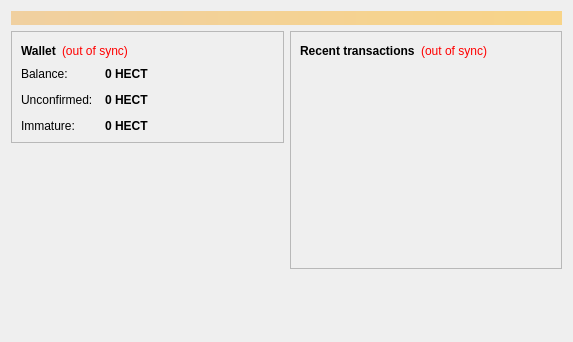
<?xml version="1.0" encoding="UTF-8"?>
<ui version="4.0">
 <class>OverviewPage</class>
 <widget class="QWidget" name="OverviewPage">
  <property name="geometry">
   <rect>
    <x>0</x>
    <y>0</y>
    <width>573</width>
    <height>342</height>
   </rect>
  </property>
  <property name="windowTitle">
   <string>Form</string>
  </property>
  <layout class="QVBoxLayout" name="topLayout">
   <item>
    <widget class="QLabel" name="labelAlerts">
     <property name="visible">
      <bool>false</bool>
     </property>
     <property name="styleSheet">
      <string notr="true">background-color: qlineargradient(x1: 0, y1: 0, x2: 1, y2: 0, stop:0 #F0D0A0, stop:1 #F8D488); color:#000000;</string>
     </property>
     <property name="wordWrap">
      <bool>true</bool>
     </property>
     <property name="margin">
      <number>3</number>
     </property>
    </widget>
   </item>
   <item>
    <layout class="QHBoxLayout" name="horizontalLayout" stretch="1,1">
     <item>
      <layout class="QVBoxLayout" name="verticalLayout_2">
       <item>
        <widget class="QFrame" name="frame">
         <property name="frameShape">
          <enum>QFrame::StyledPanel</enum>
         </property>
         <property name="frameShadow">
          <enum>QFrame::Raised</enum>
         </property>
         <layout class="QVBoxLayout" name="verticalLayout_4">
          <item>
           <layout class="QHBoxLayout" name="horizontalLayout_4">
            <item>
             <widget class="QLabel" name="label_5">
              <property name="font">
               <font>
                <weight>75</weight>
                <bold>true</bold>
               </font>
              </property>
              <property name="text">
               <string>Wallet</string>
              </property>
             </widget>
            </item>
            <item>
             <widget class="QLabel" name="labelWalletStatus">
              <property name="toolTip">
               <string>The displayed information may be out of date. Your wallet automatically synchronizes with the Hectorcoin network after a connection is established, but this process has not completed yet.</string>
              </property>
              <property name="styleSheet">
               <string notr="true">QLabel { color: red; }</string>
              </property>
              <property name="text">
               <string notr="true">(out of sync)</string>
              </property>
              <property name="alignment">
               <set>Qt::AlignLeading|Qt::AlignLeft|Qt::AlignVCenter</set>
              </property>
             </widget>
            </item>
            <item>
             <spacer name="horizontalSpacer_2">
              <property name="orientation">
               <enum>Qt::Horizontal</enum>
              </property>
              <property name="sizeHint" stdset="0">
               <size>
                <width>40</width>
                <height>20</height>
               </size>
              </property>
             </spacer>
            </item>
           </layout>
          </item>
          <item>
           <layout class="QFormLayout" name="formLayout_2">
            <property name="fieldGrowthPolicy">
             <enum>QFormLayout::AllNonFixedFieldsGrow</enum>
            </property>
            <property name="horizontalSpacing">
             <number>12</number>
            </property>
            <property name="verticalSpacing">
             <number>12</number>
            </property>
            <item row="0" column="0">
             <widget class="QLabel" name="label">
              <property name="text">
               <string>Balance:</string>
              </property>
             </widget>
            </item>
            <item row="0" column="1">
             <widget class="QLabel" name="labelBalance">
              <property name="font">
               <font>
                <weight>75</weight>
                <bold>true</bold>
               </font>
              </property>
              <property name="cursor">
               <cursorShape>IBeamCursor</cursorShape>
              </property>
              <property name="toolTip">
               <string>Your current balance</string>
              </property>
              <property name="text">
               <string notr="true">0 HECT</string>
              </property>
              <property name="textInteractionFlags">
               <set>Qt::LinksAccessibleByMouse|Qt::TextSelectableByKeyboard|Qt::TextSelectableByMouse</set>
              </property>
             </widget>
            </item>
            <item row="1" column="0">
             <widget class="QLabel" name="label_3">
              <property name="text">
               <string>Unconfirmed:</string>
              </property>
             </widget>
            </item>
            <item row="1" column="1">
             <widget class="QLabel" name="labelUnconfirmed">
              <property name="font">
               <font>
                <weight>75</weight>
                <bold>true</bold>
               </font>
              </property>
              <property name="cursor">
               <cursorShape>IBeamCursor</cursorShape>
              </property>
              <property name="toolTip">
               <string>Total of transactions that have yet to be confirmed, and do not yet count toward the current balance</string>
              </property>
              <property name="text">
               <string notr="true">0 HECT</string>
              </property>
              <property name="textInteractionFlags">
               <set>Qt::LinksAccessibleByMouse|Qt::TextSelectableByKeyboard|Qt::TextSelectableByMouse</set>
              </property>
             </widget>
            </item>
            <item row="2" column="0">
             <widget class="QLabel" name="labelImmatureText">
              <property name="text">
               <string>Immature:</string>
              </property>
             </widget>
            </item>
            <item row="2" column="1">
             <widget class="QLabel" name="labelImmature">
              <property name="font">
               <font>
                <weight>75</weight>
                <bold>true</bold>
               </font>
              </property>
              <property name="toolTip">
               <string>Mined balance that has not yet matured</string>
              </property>
              <property name="text">
               <string notr="true">0 HECT</string>
              </property>
              <property name="textInteractionFlags">
               <set>Qt::LinksAccessibleByMouse|Qt::TextSelectableByKeyboard|Qt::TextSelectableByMouse</set>
              </property>
             </widget>
            </item>
           </layout>
          </item>
         </layout>
        </widget>
       </item>
       <item>
        <spacer name="verticalSpacer">
         <property name="orientation">
          <enum>Qt::Vertical</enum>
         </property>
         <property name="sizeHint" stdset="0">
          <size>
           <width>20</width>
           <height>40</height>
          </size>
         </property>
        </spacer>
       </item>
      </layout>
     </item>
     <item>
      <layout class="QVBoxLayout" name="verticalLayout_3">
       <item>
        <widget class="QFrame" name="frame_2">
         <property name="frameShape">
          <enum>QFrame::StyledPanel</enum>
         </property>
         <property name="frameShadow">
          <enum>QFrame::Raised</enum>
         </property>
         <layout class="QVBoxLayout" name="verticalLayout">
          <item>
           <layout class="QHBoxLayout" name="horizontalLayout_2">
            <item>
             <widget class="QLabel" name="label_4">
              <property name="text">
               <string>&lt;b&gt;Recent transactions&lt;/b&gt;</string>
              </property>
             </widget>
            </item>
            <item>
             <widget class="QLabel" name="labelTransactionsStatus">
              <property name="toolTip">
               <string>The displayed information may be out of date. Your wallet automatically synchronizes with the Hectorcoin network after a connection is established, but this process has not completed yet.</string>
              </property>
              <property name="styleSheet">
               <string notr="true">QLabel { color: red; }</string>
              </property>
              <property name="text">
               <string notr="true">(out of sync)</string>
              </property>
              <property name="alignment">
               <set>Qt::AlignRight|Qt::AlignTrailing|Qt::AlignVCenter</set>
              </property>
             </widget>
            </item>
            <item>
             <spacer name="horizontalSpacer">
              <property name="orientation">
               <enum>Qt::Horizontal</enum>
              </property>
              <property name="sizeHint" stdset="0">
               <size>
                <width>40</width>
                <height>20</height>
               </size>
              </property>
             </spacer>
            </item>
           </layout>
          </item>
          <item>
           <widget class="QListView" name="listTransactions">
            <property name="styleSheet">
             <string notr="true">QListView { background: transparent; }</string>
            </property>
            <property name="frameShape">
             <enum>QFrame::NoFrame</enum>
            </property>
            <property name="verticalScrollBarPolicy">
             <enum>Qt::ScrollBarAlwaysOff</enum>
            </property>
            <property name="horizontalScrollBarPolicy">
             <enum>Qt::ScrollBarAlwaysOff</enum>
            </property>
            <property name="selectionMode">
             <enum>QAbstractItemView::NoSelection</enum>
            </property>
           </widget>
          </item>
         </layout>
        </widget>
       </item>
       <item>
        <spacer name="verticalSpacer_2">
         <property name="orientation">
          <enum>Qt::Vertical</enum>
         </property>
         <property name="sizeHint" stdset="0">
          <size>
           <width>20</width>
           <height>40</height>
          </size>
         </property>
        </spacer>
       </item>
      </layout>
     </item>
    </layout>
   </item>
  </layout>
 </widget>
 <resources/>
 <connections/>
</ui>
